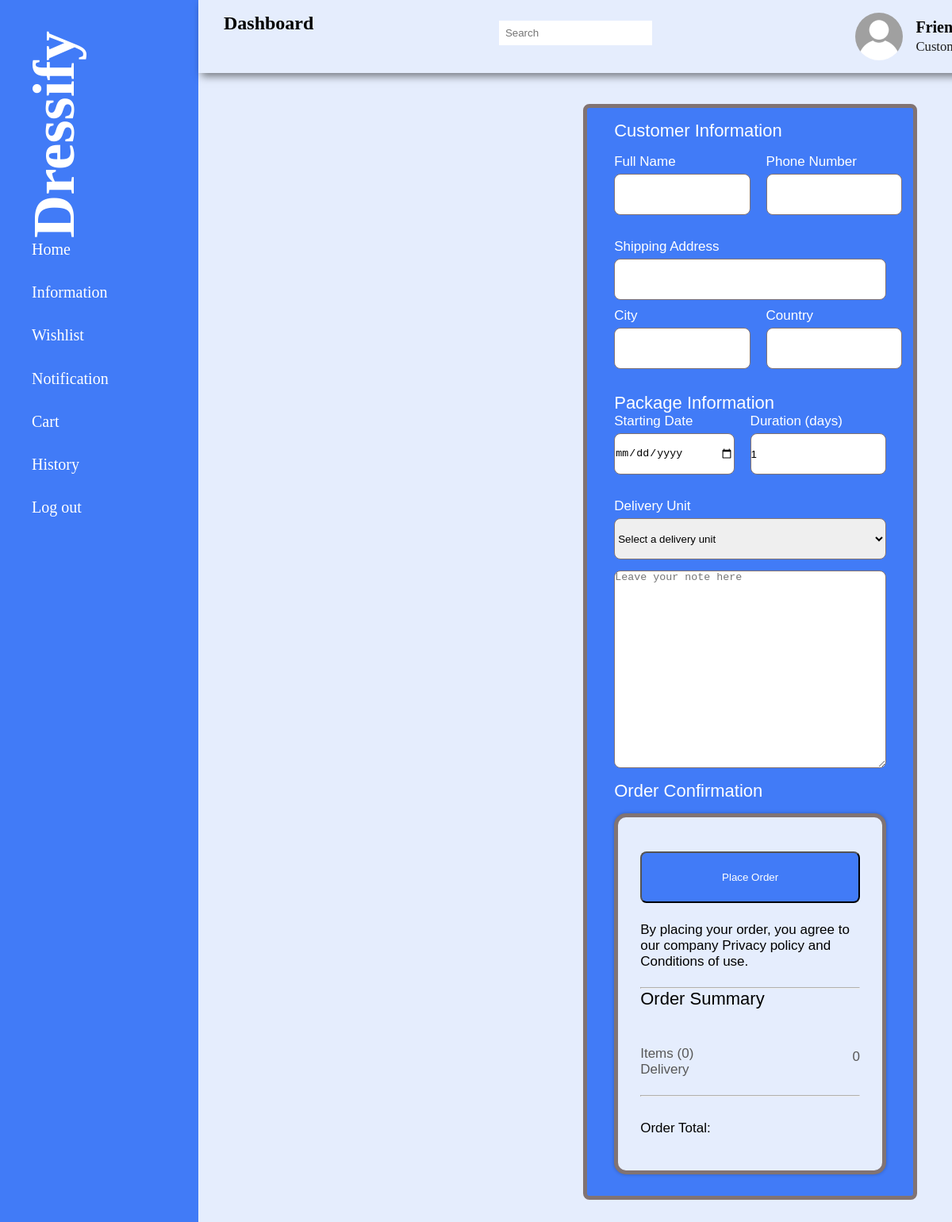
Page /role/customer/CheckOut.php?owner_id=4 on the earlier database version.
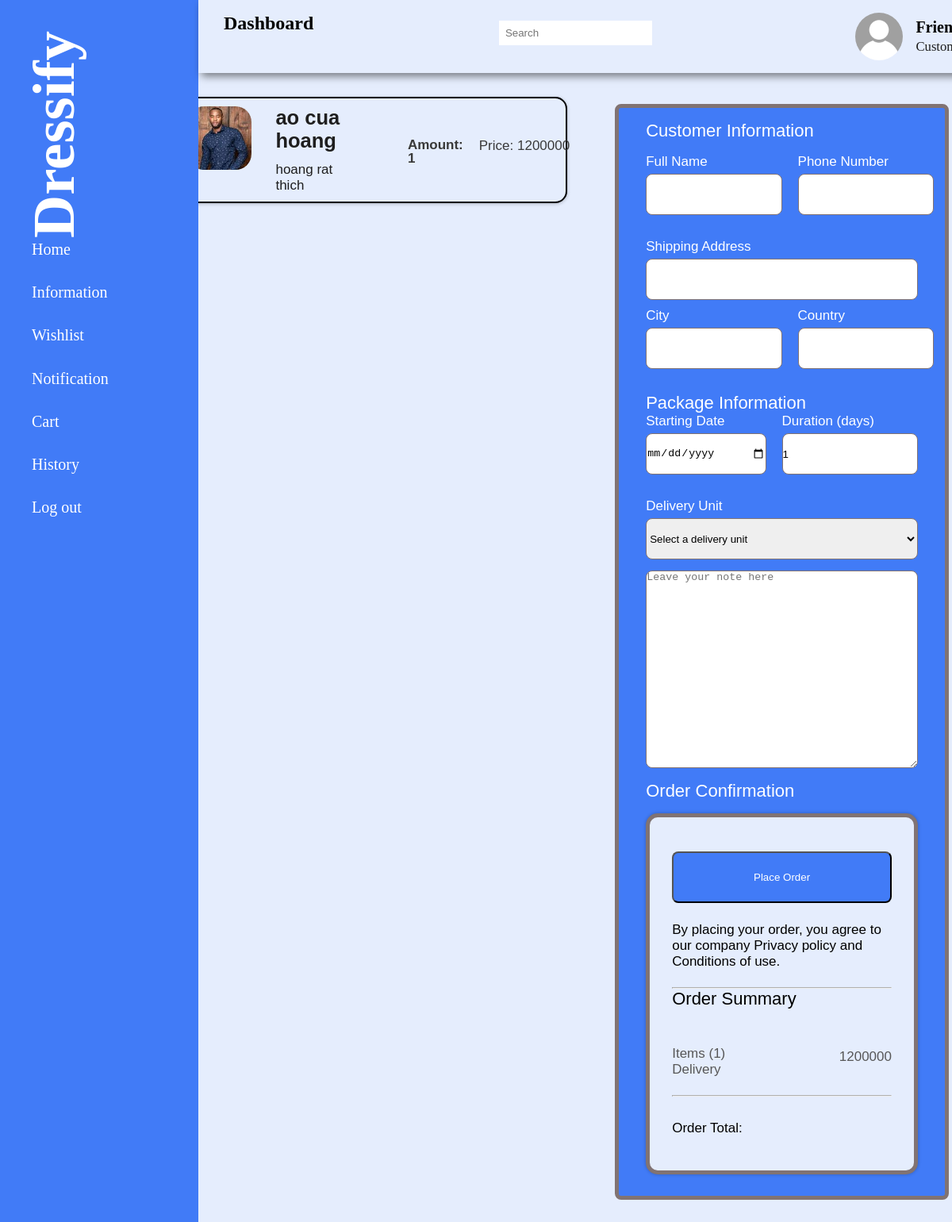
Same page on the later database version.
### tables this page shows
CREATE TABLE `cart` (
  `id` int(255) NOT NULL,
  `cus_id` int(255) NOT NULL,
  `owner_id` int(255) NOT NULL,
  `product_id` int(255) NOT NULL,
  `status` varchar(255) NOT NULL DEFAULT 'checkout'
);

CREATE TABLE `products` (
  `product_id` int(255) NOT NULL,
  `owner_id` int(255) NOT NULL,
  `product_name` varchar(255) NOT NULL,
  `description` varchar(255) NOT NULL,
  `price` varchar(255) NOT NULL,
  `category` varchar(255) NOT NULL,
  `image3` varchar(255) NOT NULL,
  `image1` varchar(255) NOT NULL,
  `image2` varchar(255) NOT NULL,
  `stock` int(255) NOT NULL,
  `approve` varchar(255) NOT NULL DEFAULT 'false'
);

### role/customer/CheckOut.php (the view, shortened to what the changed rows need)
<?php
    include '../../ConnectDB.php';
    $total=0;
?>
<!DOCTYPE html>
<html lang="en">
<head>
  <link rel="stylesheet" href="CheckoutStyle.css">
  <link href = "https://unpkg.com/boxicons@2.1.4/css/boxicons.min.css" rel = 'stylesheet'>
  <link rel="stylesheet" href="https://cdnjs.cloudflare.com/ajax/libs/font-awesome/6.4.2/css/all.min.css">
</head>
<body>
  <?php include 'CustomerSidebar.php'; ?>
  <main class="checkout-container">
  <div class="checkout-content">
    <section class="product-section">
      <div class="product-details">
        <div class="product-info">
        <?php
            if(isset($_GET['owner_id'])){
                $owner_id = $_GET['owner_id'];
                $product_id = mysqli_query($conn, "SELECT * FROM cart as c JOIN products as p ON c.product_id=p.product_id WHERE p.owner_id ='$owner_id' AND `status`='checkout' AND `cus_id`='$_SESSION[cus_id]'");
                while($fetch_product = mysqli_fetch_assoc($product_id)){
                  $total = $total + $fetch_product['price'];
        ?>
          <div class="product-card">
            <div class="product-content">
              <div class="product-image-container">
                <div class="product-image-wrapper">
                    <img loading="lazy" style="border-radius: 25%;width: 80px; height: 80px; object-fit: cover;" src = "../../img/product/<?php echo $fetch_product['image1'];?>"/>
                  <div class="product-text">
                    <h2 style="display: inline-flex; width: 200%; overflow: hidden;" class="product-name"><?php echo $fetch_product['product_name']?></h2>
                    <p class="product-details"><?php echo $fetch_product['description']?></p>
                  </div>
                </div>
              </div>
              <div class="product-price-container">
                <div class="product-price-wrapper">
                  <p class="product-quantity">Amount: 1</p>
                  <div class="product-price">
                    <span class="price-value">Price: <?php echo $fetch_product['price']?></span>
                  </div>
                </div>
              </div>
            </div>
          </div>
        <?php
                }
            }
        ?>
        </div>
      </div>
    </section>
    <section class="order-section">
      <div class="order-content">
        <form class="address-form" method="post">
        <h2 class="section-title" style="margin-bottom: 1rem; margin-top: -2rem;">Customer Information</h2>
        <h2 class="section-title">Package Information</h2>
        <h2 style="margin-top: 1rem;" class="section-title">Order Confirmation</h2>
        <div class="order-summary">
          <div class="summary-details">
            <div class="summary-labels">
              <p>Items (<?php echo mysqli_num_rows($product_id)?>)</p>
              <p>Delivery</p>
            </div>
            <div class="summary-values">
              <p><?php echo $total?></p>
            </div>
          </div>
        </div>
        </form>
      </div>
    </section>
  </div>
  </main>
</body>
</html>

Differences in the rows shown:
added cart: product.image1 (picture), product.product_name "ao cua hoang", product.description "hoang rat thich", product.price "1200000"
Other differences:
mysqli_num_rows($product_id): "0" → "1"
$total: "0" → "1200000"
